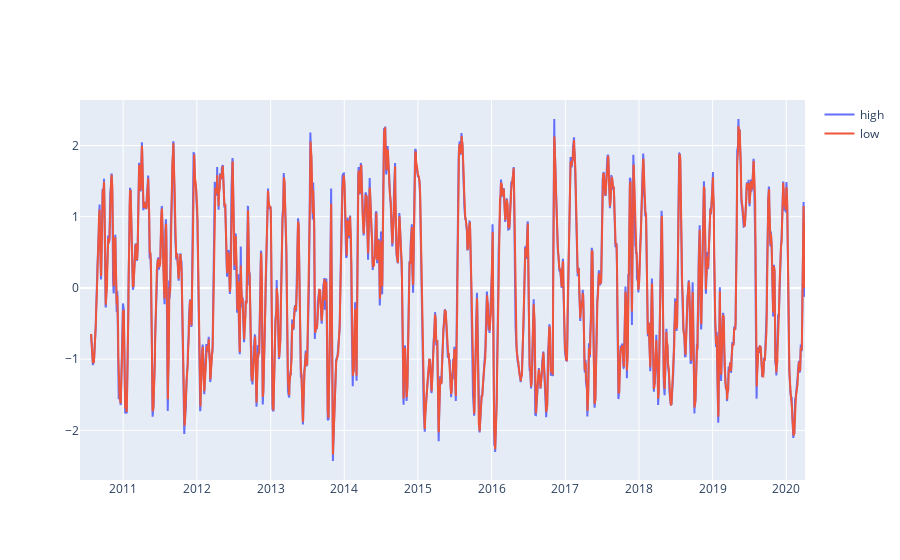

Notebook code for this chart:
### Code cell
zscores_frame = zscore_moving_avg.to_frame()
#print(zscores_frame)
macd_high = zscore_moving_avg.ewm(span=macd_fast, adjust=False).mean()
macd_low = zscore_moving_avg.ewm(span=macd_slow, adjust=False).mean()
#macd_high = exp1-exp2
#macd_low = macd.ewm(span=9, adjust=False).mean()


plt.figure(figsize=(15,7))
fig = go.Figure()

#print(macd_low)
fig.add_trace(go.Scatter(x=macd_high.index, y=macd_high,
                    mode='lines',
                    name='high'))

fig.add_trace(go.Scatter(x=macd_low.index, y=macd_low,
                    mode='lines',
                    name='low'))



fig.show()

### Figure 1 — Plotly figure (JSON) as saved in the notebook; plotly's stock layout.template omitted (floating-point values rounded to 4 significant figures; data arrays with more than 128 entries replaced by an {"elided": "..."} marker saying what was removed)
{"data": [{"mode": "lines", "name": "high", "type": "scatter", "x": {"elided": "2485 str values"}, "y": {"elided": "2485 float values"}}, {"mode": "lines", "name": "low", "type": "scatter", "x": {"elided": "2485 str values"}, "y": {"elided": "2485 float values"}}], "layout": {}}
